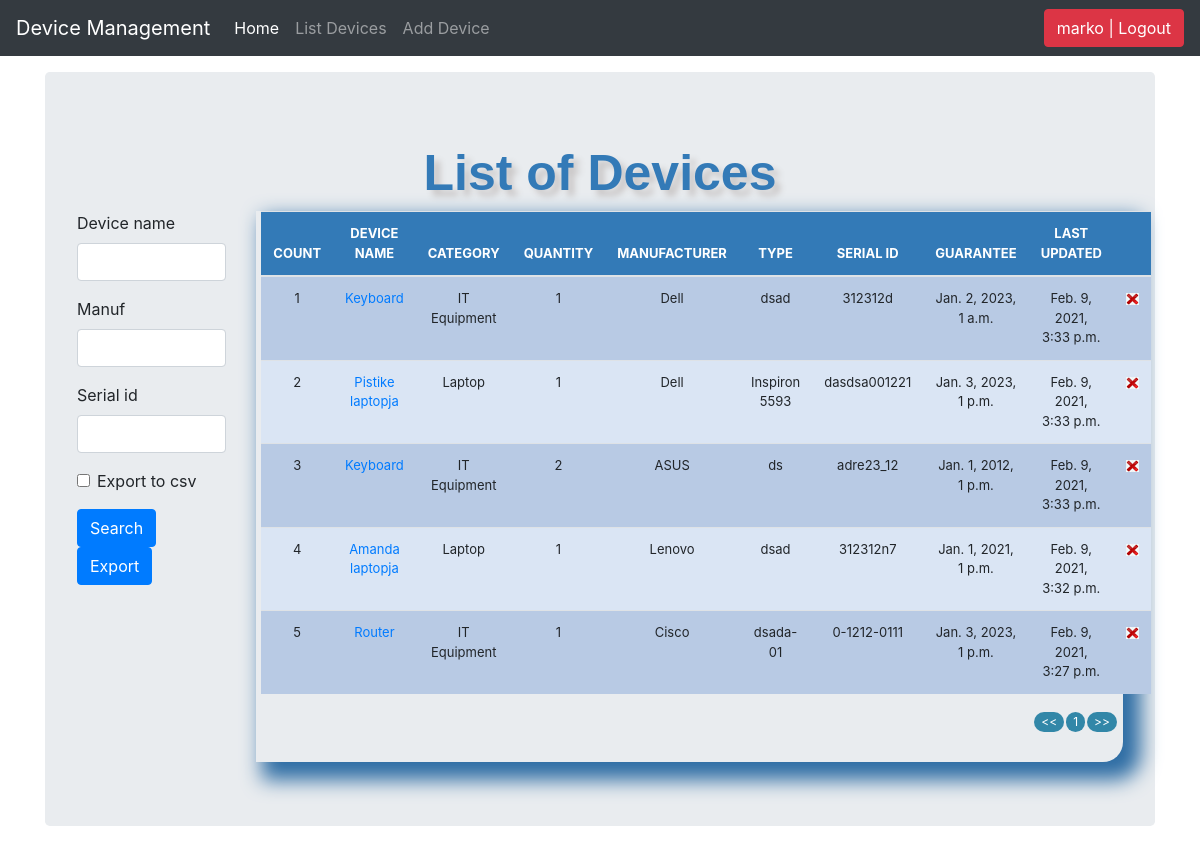
Page /list_devices/ (signed in) on the earlier database version.
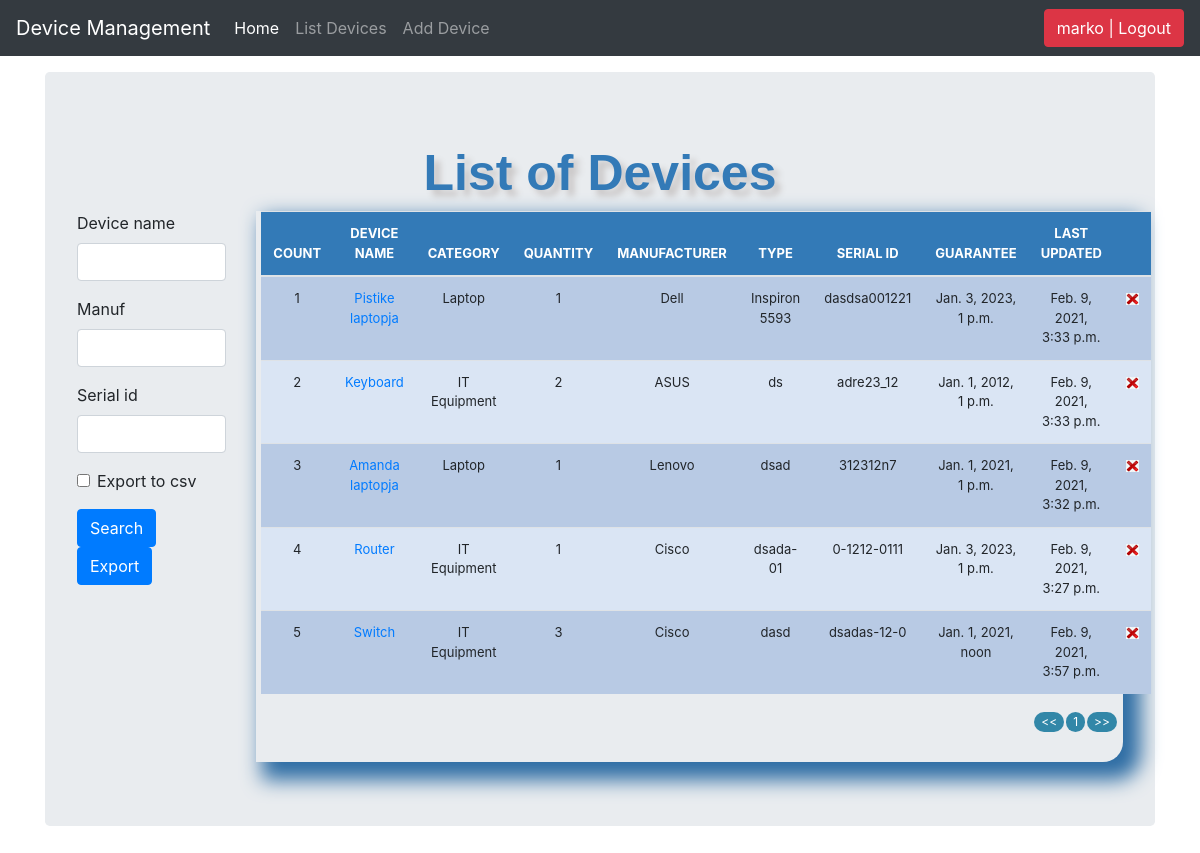
Same page on the later database version.
### devicemgmt/models.py (models this page shows, shortened)
class Device(models.Model):
	category = models.ForeignKey(Category, on_delete=models.CASCADE, blank=True)
	device_name = models.CharField(max_length=50, blank=True, null=True)
	quantity = models.IntegerField(default='0', blank=True, null=True)
	manuf = models.CharField(max_length=50, blank=True, null=True)
	type = models.CharField(max_length=50, blank=True, null=True)
	serial_id = models.CharField(max_length=50, blank=True, null=True)
	guarantee = models.DateTimeField(auto_now_add=False, auto_now=False)
	last_updated = models.DateTimeField(auto_now_add=False, auto_now=True)

class Category(models.Model):
	name = models.CharField(max_length=50, blank=True, null=True)
	def __str__(self):
		return self.name

### devicemgmt/views.py (the view, shortened to what this page needs)
# urls.py: path('list_devices/', views.list_devices, name='list_devices'),
@login_required
def list_devices(request):
    header = 'List of Devices'
    form = DeviceSearchForm(request.POST or None)
    queryset = Device.objects.all()
    context = {
        "header": header,
        "queryset": queryset,
        "form": form,
    }
    return render(request, "list_devices.html", context)

### devicemgmt/forms.py
class DeviceSearchForm(forms.ModelForm):
   export_to_CSV = forms.BooleanField(required=False)
   class Meta:
     model = Device
     fields = ['device_name', 'manuf', 'serial_id']

### devicemgmt/templates/list_devices.html (shortened to what this page needs)
{% load static %}
{% load crispy_forms_tags %}
<!DOCTYPE html>
<html lang="en">
  <head>
    <link href="{% static 'js/jquery-ui-1.12.1/jquery-ui.min.css' %}" rel="stylesheet">
    <link href="{% static 'js/jquery-ui-1.12.1/jquery-ui.structure.min.css' %}" rel="stylesheet">
    <link href="{% static 'js/jquery-ui-1.12.1/jquery-ui.theme.min.css' %}" rel="stylesheet">
    <link href="{% static 'css/bootstrap.min.css' %}" rel="stylesheet">
      <link href="{% static 'css/stylesheet.css' %}" rel="stylesheet">
      <link href="{% static 'js/nprogress/nprogress.css' %}" rel="stylesheet">
      <link rel="stylesheet" href="https://stackpath.bootstrapcdn.com/bootstrap/4.4.1/css/bootstrap.min.css">
    <link href="{% static 'css/navbar-top-fixed.css' %}" rel="stylesheet">
  </head>
  <body>
{% include 'navbar.html' %}
<main role="main" class="container">
  <div class="jumbotron">
    <div class="header">{{header}}</div>
    <div class="row">
        <div class="col-sm-2">
            <form method='POST' action=''>{% csrf_token %}
                {{form|crispy}}
                <input class="btn btn-primary" type="submit" value='Search'/>
                <input class="btn btn-primary" type="submit" value='Export'/>
            </form>
            <br></br>
        </div>
        <br>
        <div class="col-sm-10">
            <div class="display_table">
                <table class='table'>
                  <thead>
                    <tr>
                      <th>COUNT</th>
                      <th>DEVICE NAME</th>
                      <th>CATEGORY</th>
                      <th>QUANTITY</th>
                      <th>MANUFACTURER</th>
                      <th>TYPE</th>
                      <th>SERIAL ID</th>
                      <th>GUARANTEE</th>
                      <th>LAST UPDATED</th>
                        <th></th>
                    </tr>
                  </thead>
                {% for instance in queryset %}
                    <tr>
                      <td>{{forloop.counter}}</td>
                      <td><a href="{% url 'update_devices' instance.id %}">{{instance.device_name}}</a></td>
                      <td>{{instance.category}}</td>
                      <td>{{instance.quantity}}</td>
                      <td>{{instance.manuf}}</td>
                      <td>{{instance.type}}</td>
                      <td>{{instance.serial_id}}</td>
                      <td>{{instance.guarantee}}</td>
                      <td>{{instance.last_updated}}</td>
                        <td><a href="{% url 'delete_devices' instance.id %}"><img src="{% static 'img/delete.png' %}"></a></td>
                    </tr>
                {% endfor %}
                </table>
            </div>
        </div>
    </div>
  </div>
</main>
</body>
</html>

### devicemgmt/templates/navbar.html (shortened to what this page needs)
   <nav class="navbar navbar-expand-md navbar-dark fixed-top bg-dark">
  <a class="navbar-brand" href="#">Device Management</a>
  <div class="collapse navbar-collapse" id="navbarCollapse">
    <ul class="navbar-nav mr-auto">
      <li class="nav-item active">
        <a class="nav-link" href="/">Home <span class="sr-only">(current)</span></a>
      </li>
      {% if request.user.is_authenticated %}
      <li class="nav-item">
        <a class="nav-link" href="/list_devices">List Devices</a>
      </li>
      <li class="nav-item">
        <a class="nav-link" href="/add_devices">Add Device</a>
      </li>
      {% endif %}
    </ul>
    <ul class="navbar-nav">
        {% if request.user.is_authenticated %}
        <li><a href="/accounts/logout"><button class="btn btn-danger">{{ user }} | Logout</button></a></li>
        {% else %}
        <li><a href="/accounts/login">Login</a></li>
        {% endif %}
    </ul>
  </div>
</nav>

### devicemgmt/static/css/stylesheet.css (style rules this page uses)
body { background-color: #34eb6b; }
.table { font-size: 13px; text-align: center; width: 95%; margin: auto; }
.table tr:nth-child(odd) { background: #B8CAE4 }
.table tr:nth-child(even) { background: #dae5f4 }
th { background-color: #337ab7; color: white; }
.display_table { border-bottom-right-radius: 20px; padding-left: 5px; padding-right: 5px; padding-bottom: 20px; box-shadow: 12px 12px 20px 6px #2e6da4; }
.header { font-family: helvetica; color: #337ab7; font-size: 50px; text-align: center; width: 100%; text-shadow: 6px 6px 6px #c9c6c6; display: block; font-weight: bolder; }

### devicemgmt/static/css/navbar-top-fixed.css (style rules this page uses)
body { min-height: 75rem; padding-top: 4.5rem; }

Differences in the rows shown:
removed Device: device_name "Keyboard", category "IT Equipment", quantity "1", manuf "Dell", type "dsad", serial_id "312312d", guarantee "Jan. 2, 2023, 1 a.m.", last_updated "Feb. 9, 2021, 3:33 p.m."
added Device: device_name "Switch", category "IT Equipment", quantity "3", manuf "Cisco", type "dasd", serial_id "dsadas-12-0", guarantee "Jan. 1, 2021, noon", last_updated "Feb. 9, 2021, 3:57 p.m."
